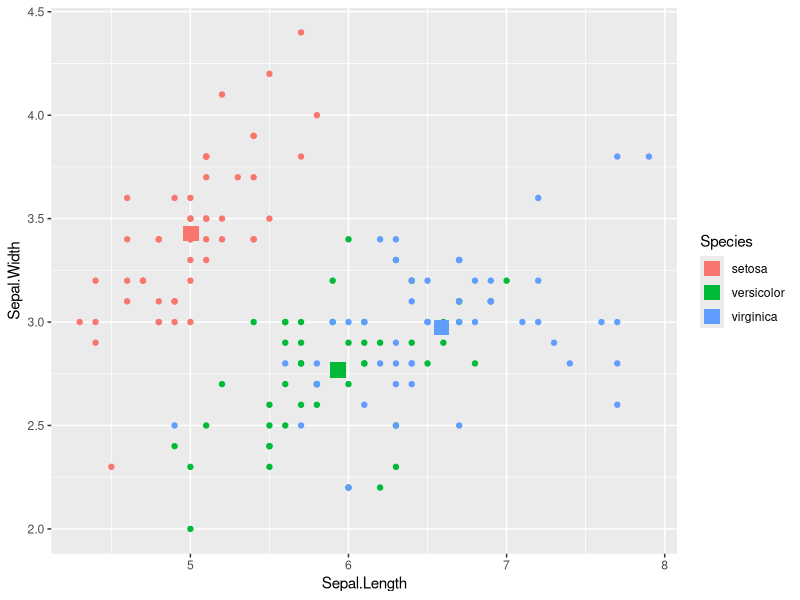

The R source for this figure:
library(dplyr)
library(ggplot2)
str(iris)

by_Species<- group_by(iris, Species)
head(by_Species)
iris.summary <- summarize(by_Species,
                          Sepal.Length = mean(Sepal.Length),
                          Sepal.Width = mean(Sepal.Width),
                          Petal.Length = mean(Petal.Length),
                          Petal.Width = mean(Petal.Width)
)
iris.summary
iris
ggplot(iris,aes(x = Sepal.Length, y = Sepal.Width, col = Species)) + geom_point() + geom_point(data = iris.summary, shape = 15, size = 5)

